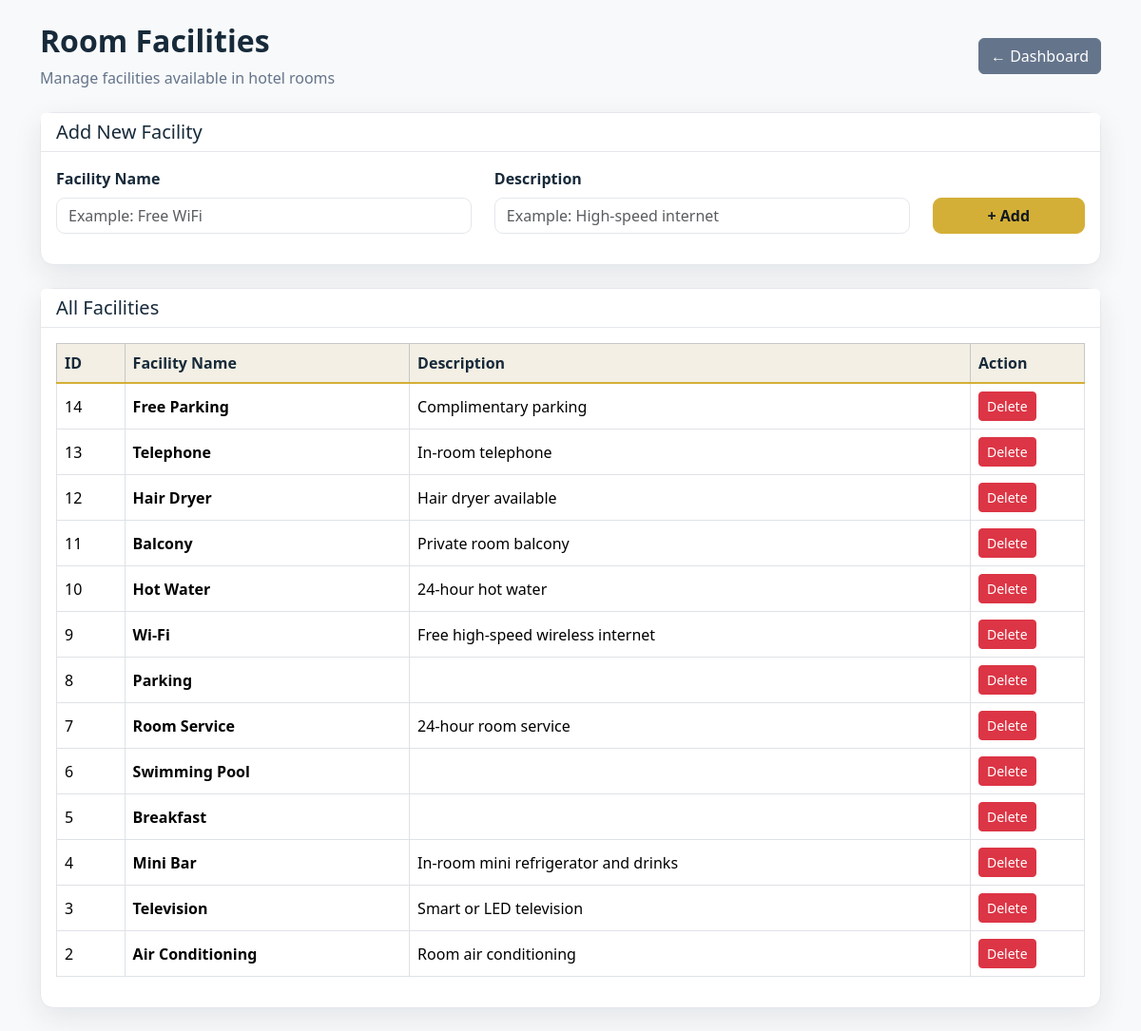
Screenshot of /admin/facilities.php (signed in) with the database file from the repository.
### tables this page shows
CREATE TABLE `facilities` (
  `id` int(11) NOT NULL,
  `facility_name` varchar(100) NOT NULL,
  `description` varchar(255) DEFAULT NULL,
  `created_at` timestamp NOT NULL DEFAULT current_timestamp()
);

### includes/functions.php (called while the page is built, shortened)
<?php
function e($value)
{
    return htmlspecialchars(
        $value ?? '',
        ENT_QUOTES,
        'UTF-8'
    );
}

### admin/facilities.php (the view, shortened to what this page needs)
<?php
require_once "../config/db.php";
require_once "../includes/functions.php";
$stmt = $pdo->query(
    "SELECT * FROM facilities ORDER BY id DESC"
);
$facilities = $stmt->fetchAll();
?>
<!DOCTYPE html>
<html lang="en">
<head>
<link rel="stylesheet" href="../assets/css/style.css">
    <link
        href="https://cdn.jsdelivr.net/npm/bootstrap@5.3.3/dist/css/bootstrap.min.css"
        rel="stylesheet">
<link rel="stylesheet" href="../assets/css/velora.css">
</head>
<body class="bg-light">
<div class="container py-4">
    <div class="d-flex justify-content-between align-items-center mb-4">
        <div>
            <h2 class="fw-bold">Room Facilities</h2>
            <p class="text-muted mb-0">
                Manage facilities available in hotel rooms
            </p>
        </div>
        <a href="dashboard.php"
           class="btn btn-secondary">
            ← Dashboard
        </a>
    </div>
    <div class="card shadow-sm mb-4">
        <div class="card-header bg-primary text-white">
            <h5 class="mb-0">
                Add New Facility
            </h5>
        </div>
        <div class="card-body">
            <form method="POST">
                <div class="row">
                    <div class="col-md-5 mb-3">
                        <label class="form-label">
                            Facility Name
                        </label>
                        <input
                            type="text"
                            name="facility_name"
                            class="form-control"
                            placeholder="Example: Free WiFi"
                            required
                        >
                    </div>
                    <div class="col-md-5 mb-3">
                        <label class="form-label">
                            Description
                        </label>
                        <input
                            type="text"
                            name="description"
                            class="form-control"
                            placeholder="Example: High-speed internet"
                        >
                    </div>
                    <div class="col-md-2 mb-3 d-flex align-items-end">
                        <button
                            type="submit"
                            name="add_facility"
                            class="btn btn-primary w-100"
                        >
                            + Add
                        </button>
                    </div>
                </div>
            </form>
        </div>
    </div>
    <div class="card shadow-sm">
        <div class="card-header">
            <h5 class="mb-0">
                All Facilities
            </h5>
        </div>
        <div class="card-body">
            <div class="table-responsive">
                <table class="table table-bordered table-hover align-middle">
                    <thead class="table-light">
                        <tr>
                            <th>ID</th>
                            <th>Facility Name</th>
                            <th>Description</th>
                            <th width="120">
                                Action
                            </th>
                        </tr>
                    </thead>
                    <tbody>
                    <?php if (empty($facilities)): ?>
                        <tr>
                            <td colspan="4"
                                class="text-center text-muted">
                                No facilities found.
                            </td>
                        </tr>
                    <?php else: ?>
                        <?php foreach ($facilities as $facility): ?>
                            <tr>
                                <td>
                                    <?php echo e($facility["id"]); ?>
                                </td>
                                <td>
                                    <strong>
                                        <?php
                                        echo e(
                                            $facility["facility_name"]
                                        );
                                        ?>
                                    </strong>
                                </td>
                                <td>
                                    <?php
                                    echo e(
                                        $facility["description"]
                                    );
                                    ?>
                                </td>
                                <td>
                                    <a
                                        href="facilities.php?delete=<?php echo $facility["id"]; ?>"
                                        class="btn btn-sm btn-danger"
                                        onclick="return confirm('Delete this facility?');"
                                    >
                                        Delete
                                    </a>
                                </td>
                            </tr>
                        <?php endforeach; ?>
                    <?php endif; ?>
                    </tbody>
                </table>
            </div>
        </div>
    </div>
</div>
</body>
</html>

### assets/css/velora.css (style rules this page uses)
:root { --velora-navy:#0f2034;--velora-dark:#091522;--velora-gold:#d4af37;--velora-gold-hover:#f1ce57; --velora-bg:#f8f6f1;--velora-white:#fff;--velora-text:#172a3a;--velora-muted:#64748b;--velora-border:#e5e7eb; --velora-success:#198754;--velora-danger:#dc3545;--velora-warning:#d4af37;--velora-shadow:0 10px 30px rgba(15,32,52,.09) }
* { box-sizing:border-box }
body { font-family:"Segoe UI",Arial,sans-serif!important;background:var(--velora-bg)!important;color:var(--velora-text)!important }
a { transition:.2s ease }
.text-muted { color:var(--velora-muted)!important }
.bg-primary { background:var(--velora-gold)!important }
.btn-primary,.primary-btn,.main-btn,.search-button,.login-btn,.register-btn { background:var(--velora-gold)!important;border-color:var(--velora-gold)!important;color:#101820!important;font-weight:700!important;border-radius:9px!important }
.btn-secondary { background:#64748b!important;border-color:#64748b!important }
.form-control,.form-select { border:1px solid var(--velora-border)!important;border-radius:9px!important;color:#111!important;background:#fff!important }
.form-label { color:var(--velora-text)!important;font-weight:600 }
.card,.dashboard-card,.stat-card,.booking-card,.summary-card,.info-box,.detail-box,.total-box { background:#fff!important;border:1px solid var(--velora-border)!important;border-radius:14px!important;box-shadow:var(--velora-shadow)!important }
.card-header { background:#fff!important;border-bottom:1px solid var(--velora-border)!important;color:var(--velora-text)!important }
.table { color:var(--velora-text)!important }
.table thead th,.table-light th { background:#f3efe4!important;color:var(--velora-text)!important;border-bottom:2px solid var(--velora-gold)!important }

### rows the page displays
facilities: id "14", facility_name "Free Parking", description "Complimentary parking"
facilities: id "13", facility_name "Telephone", description "In-room telephone"
facilities: id "12", facility_name "Hair Dryer", description "Hair dryer available"
facilities: id "11", facility_name "Balcony", description "Private room balcony"
facilities: id "10", facility_name "Hot Water", description "24-hour hot water"
facilities: id "9", facility_name "Wi-Fi", description "Free high-speed wireless internet"
facilities: id "8", facility_name "Parking"
facilities: id "7", facility_name "Room Service", description "24-hour room service"
facilities: id "6", facility_name "Swimming Pool"
facilities: id "5", facility_name "Breakfast"
facilities: id "4", facility_name "Mini Bar", description "In-room mini refrigerator and drinks"
facilities: id "3", facility_name "Television", description "Smart or LED television"
facilities: id "2", facility_name "Air Conditioning", description "Room air conditioning"
